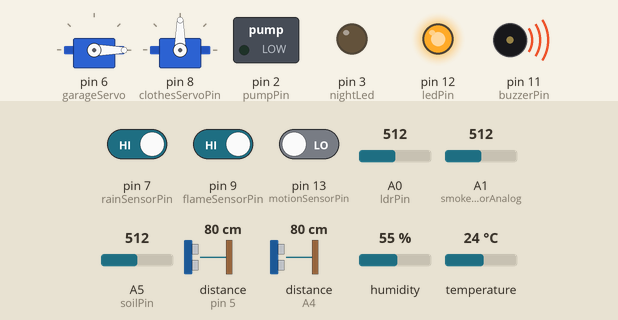
This sketch was run on a simulated Arduino Uno, built with avr-gcc and run on an emulated ATmega328P. On the bench: 2 × servo, switched loads named in the sketch (green lamp = pin HIGH), output pins drawn as LEDs (lit = HIGH), buzzer (waves = sounding, pin HIGH). Wiring (inferred from the names in the program): 2 × ultrasonic range finder: trigger pin 4, echo pin 5 / trigger A3, echo A4. The inputs (shaded band) are chosen by the test bench; at power-on: pin 7 (rainSensorPin) HIGH, A1 (smokeSensorAnalog) = 512, pin 13 (motionSensorPin) LOW, A0 (ldrPin) = 512, pin 9 (flameSensorPin) HIGH, A5 (soilPin) = 512, distance to the obstacle (sensors on pin 5, A4) 80 cm, humidity 55 %, temperature 24 °C. The echo pulse lasts 58.3 µs per cm; pins used as bus, display or sensor lines are not drawn; what the sketch prints to the serial monitor is not drawn.

Above: at 1.2 s.
1.3 s: pin 7 (rainSensorPin) driven LOW
At 2.4 s:
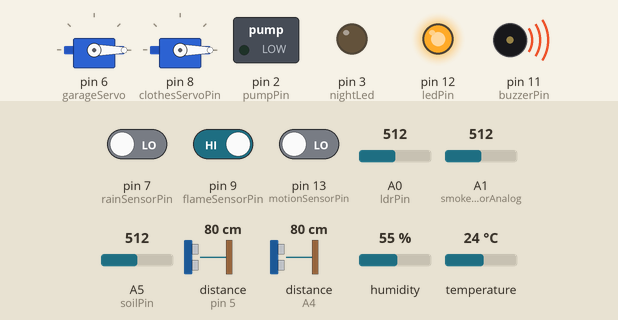
4.8 s: A1 (smokeSensorAnalog) set to 166
8.3 s: A1 (smokeSensorAnalog) set to 141
At 10.2 s:
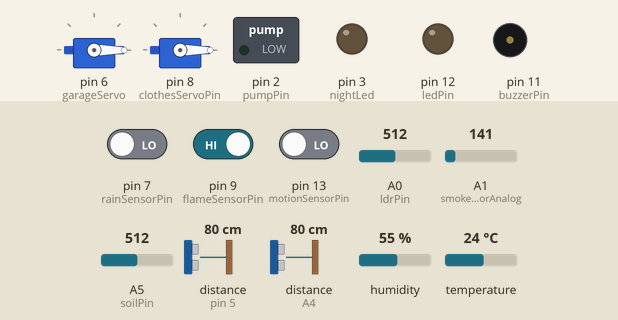
10.5 s: pin 13 (motionSensorPin) driven HIGH
At 11.6 s:
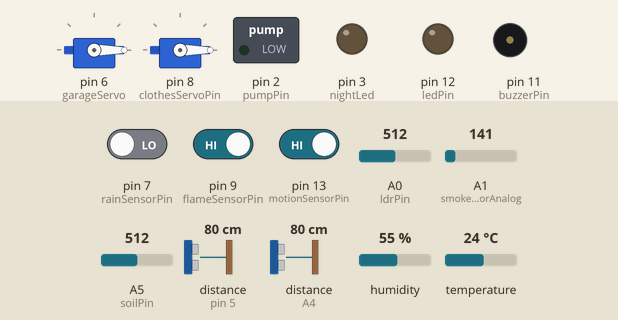
15.5 s: A0 (ldrPin) set to 486
At 16.6 s:
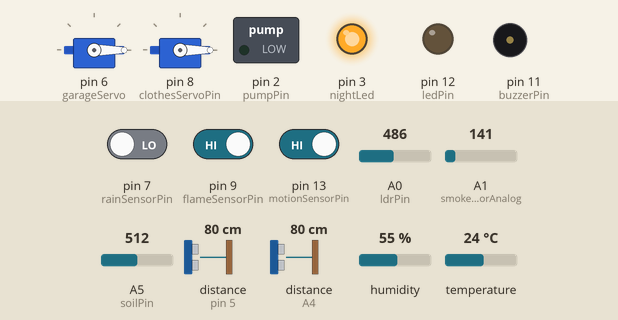
19.0 s: pin 9 (flameSensorPin) driven LOW
At 20.1 s:
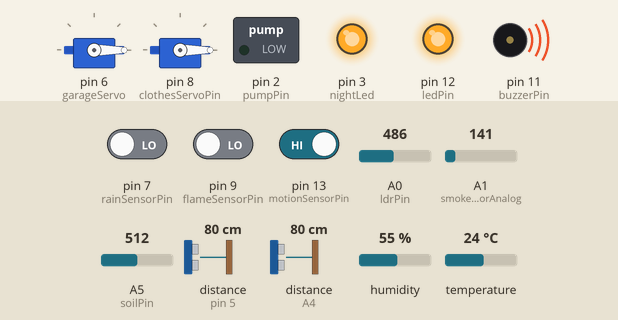
Timing chart, 0 to 21.5 s (numbered marks = the images above; inputs shaded):
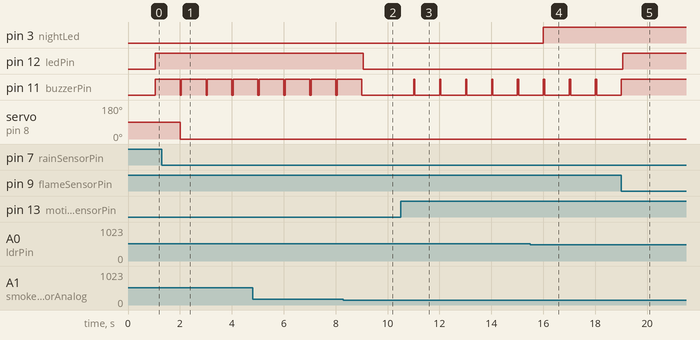

The sketch:

arduino_code.ino
```cpp
// --- Module 1: LDR and Night LED ---
const int ldrPin = A0;
const int nightLed = 3;
const int threshold = 500; // LDR threshold

// --- Module 2: Garage Door (Ultrasonic & Servo) ---
#include <Servo.h>
const int trigPin = 4;
const int echoPin = 5;
Servo garageServo;
long duration;
int distance;

// --- Module 3: Motion Sensor ---
const int motionSensorPin = 13;
const int buzzerPin = 11;

// --- Module 4: Rain Detection ---
const int rainSensorPin = 7;
const int clothesServoPin = 8;
Servo clothesServo;

// --- Module 5: Soil Moisture + Water Level ---
const int soilPin = A5;
const int pumpPin = 2;
const int waterTrigPin = A3;
const int waterEchoPin = A4;
long waterDuration;
int waterDistance;

// --- Module 6: Fire + Smoke ---
const int flameSensorPin = 9;
const int smokeSensorAnalog = A1;
const int buzzerPinModule6 = 11;
const int ledPin = 12;
const int smokeThreshold = 150;

// --- Module 7: DHT Sensor ---
#include "DHT.h"
#define DHTPIN A2
#define DHTTYPE DHT22
DHT dht(DHTPIN, DHTTYPE);

bool autoMode = true;
unsigned long lastSensorUpdate = 0;
const long updateInterval = 1000;

void setup() {
  pinMode(nightLed, OUTPUT);
  pinMode(trigPin, OUTPUT);
  pinMode(echoPin, INPUT);
  pinMode(motionSensorPin, INPUT);
  pinMode(buzzerPin, OUTPUT);
  pinMode(rainSensorPin, INPUT);
  pinMode(pumpPin, OUTPUT);
  pinMode(flameSensorPin, INPUT);
  pinMode(smokeSensorAnalog, INPUT);
  pinMode(ledPin, OUTPUT);
  pinMode(waterTrigPin, OUTPUT);
  pinMode(waterEchoPin, INPUT);

  garageServo.attach(6);
  clothesServo.attach(clothesServoPin);

  garageServo.write(0);
  clothesServo.write(90);
  digitalWrite(pumpPin, LOW);

  Serial.begin(9600);
  dht.begin();
}

void processCommand(String command) {
  command.trim();
  if (command.length() < 2) return;

  char type = command.charAt(0);
  int value = command.substring(1).toInt();

  if (type == 'A') {
    autoMode = (value == 1);
    Serial.print("Auto Mode: ");
    Serial.println(autoMode ? "ON" : "OFF");
  }
  else if (!autoMode) {
    // Manual Control
    switch (type) {
      case 'G': // Garage
        garageServo.write(value == 1 ? 180 : 0);
        Serial.print("Manual Garage: ");
        Serial.println(value == 1 ? "OPEN" : "CLOSE");
        break;
      case 'P': // Pump
        digitalWrite(pumpPin, value == 1 ? HIGH : LOW);
        Serial.print("Manual Pump: ");
        Serial.println(value == 1 ? "ON" : "OFF");
        break;
      case 'L': // Light (Night LED)
        digitalWrite(nightLed, value == 1 ? LOW : HIGH); // Active LOW
        Serial.print("Manual Light: ");
        Serial.println(value == 1 ? "ON" : "OFF");
        break;
      case 'C': // Clothes
        clothesServo.write(value == 1 ? 0 : 90);
        Serial.print("Manual Clothes: ");
        Serial.println(value == 1 ? "OPEN" : "CLOSE");
        break;
    }
  }
}

void loop() {
  // Check for incoming serial commands
  if (Serial.available() > 0) {
    String command = Serial.readStringUntil('\n');
    processCommand(command);
  }

  unsigned long currentMillis = millis();
  if (currentMillis - lastSensorUpdate >= updateInterval) {
    lastSensorUpdate = currentMillis;

    // --- Module 1: LDR ---
    int ldrValue = analogRead(ldrPin);
    Serial.print("LDR: ");
    Serial.print(ldrValue);
    Serial.print(" | ");

    if (autoMode) {
      if (ldrValue > threshold) {
        digitalWrite(nightLed, LOW);
      } else {
        digitalWrite(nightLed, HIGH);
      }
    }

    // --- Module 2: Garage Door ---
    digitalWrite(trigPin, LOW);
    delayMicroseconds(2);
    digitalWrite(trigPin, HIGH);
    delayMicroseconds(10);
    digitalWrite(trigPin, LOW);

    duration = pulseIn(echoPin, HIGH);
    distance = duration * 0.034 / 2;

    Serial.print("Garage Dist: ");
    Serial.print(distance);
    Serial.print(" cm | ");

    if (autoMode) {
      if (distance >= 5 && distance <= 15) {
        garageServo.write(180);
      } else {
        garageServo.write(0);
      }
    }

    // --- Module 3: Motion ---
    int motionDetected = digitalRead(motionSensorPin);

    if (motionDetected == HIGH) {
      digitalWrite(buzzerPin, HIGH);
      Serial.print("Motion! | ");
    } else {
      digitalWrite(buzzerPin, LOW);
      Serial.print("No Motion | ");
    }

    // --- Module 4: Rain Detection ---
    int rainStatus = digitalRead(rainSensorPin);

    if (autoMode) {
      if (rainStatus == LOW) {
        clothesServo.write(0);
        Serial.print("Rain! | ");
      } else {
        clothesServo.write(90);
        Serial.print("No Rain | ");
      }
    }

    // --- Module 5: Water Level ---
    digitalWrite(waterTrigPin, LOW);
    delayMicroseconds(2);
    digitalWrite(waterTrigPin, HIGH);
    delayMicroseconds(10);
    digitalWrite(waterTrigPin, LOW);

    waterDuration = pulseIn(waterEchoPin, HIGH);
    waterDistance = waterDuration * 0.034 / 2;

    int soilValue = analogRead(soilPin);

    Serial.print("Water Lvl: ");
    Serial.print(waterDistance);
    Serial.print(" cm | Soil: ");
    Serial.print(soilValue);
    Serial.print(" | ");

    if (autoMode) {
      if (waterDistance >= 1 && waterDistance <= 5 && soilValue > 900) {
        digitalWrite(pumpPin, HIGH);
        Serial.print("Pump ON | ");
      } else {
        digitalWrite(pumpPin, LOW);
        Serial.print("Pump OFF | ");
      }
    }

    // --- Module 6: Fire + Smoke ---
    int flameDetected = digitalRead(flameSensorPin);
    int smokeLevel = analogRead(smokeSensorAnalog);

    Serial.print("Flame: ");
    Serial.print(flameDetected == LOW ? "YES" : "NO");
    Serial.print(" | Smoke: ");
    Serial.print(smokeLevel);
    Serial.print(" | ");

    if (flameDetected == LOW || smokeLevel > smokeThreshold) {
      digitalWrite(buzzerPinModule6, HIGH);
      digitalWrite(ledPin, HIGH);
    } else {
      digitalWrite(buzzerPinModule6, LOW);
      digitalWrite(ledPin, LOW);
    }

    // --- Module 7: Temperature + Humidity ---
    float humidity = dht.readHumidity();
    float temperature = dht.readTemperature();

    if (!isnan(humidity) && !isnan(temperature)) {
      Serial.print("Temp: ");
      Serial.print(temperature);
      Serial.print(" C | Hum: ");
      Serial.print(humidity);
      Serial.print("%");
    }

    Serial.println();
  }
}
```

Measured:
- the behaviour switches between 151 and 150 on A1 (smokeSensorAnalog) (found by bisection; images 1 and 2)
- the behaviour switches between 501 and 500 on A0 (ldrPin) (found by bisection; images 3 and 4)
- after the input at 1.3 s, servo on pin 8 (clothesServoPin): 90° → 0° after 0.71 s
- after the input at 8.3 s, pin 12 (ledPin): HIGH → LOW after 0.76 s; pin 11 (buzzerPin): goes on until 9.0 s, then stays LOW
- after the input at 10.5 s, pin 11 (buzzerPin): alternates HIGH for 0.05 s and LOW for 0.95 s, starting after 0.51 s
- after the input at 15.5 s, pin 3 (nightLed): LOW → HIGH after 0.50 s
- after the input at 19.0 s, pin 12 (ledPin): LOW → HIGH after 0.06 s; pin 11 (buzzerPin): goes on until 19.0 s, then stays HIGH
- by itself, pin 11 (buzzerPin): alternates HIGH for 0.95 s and LOW for 0.05 s
